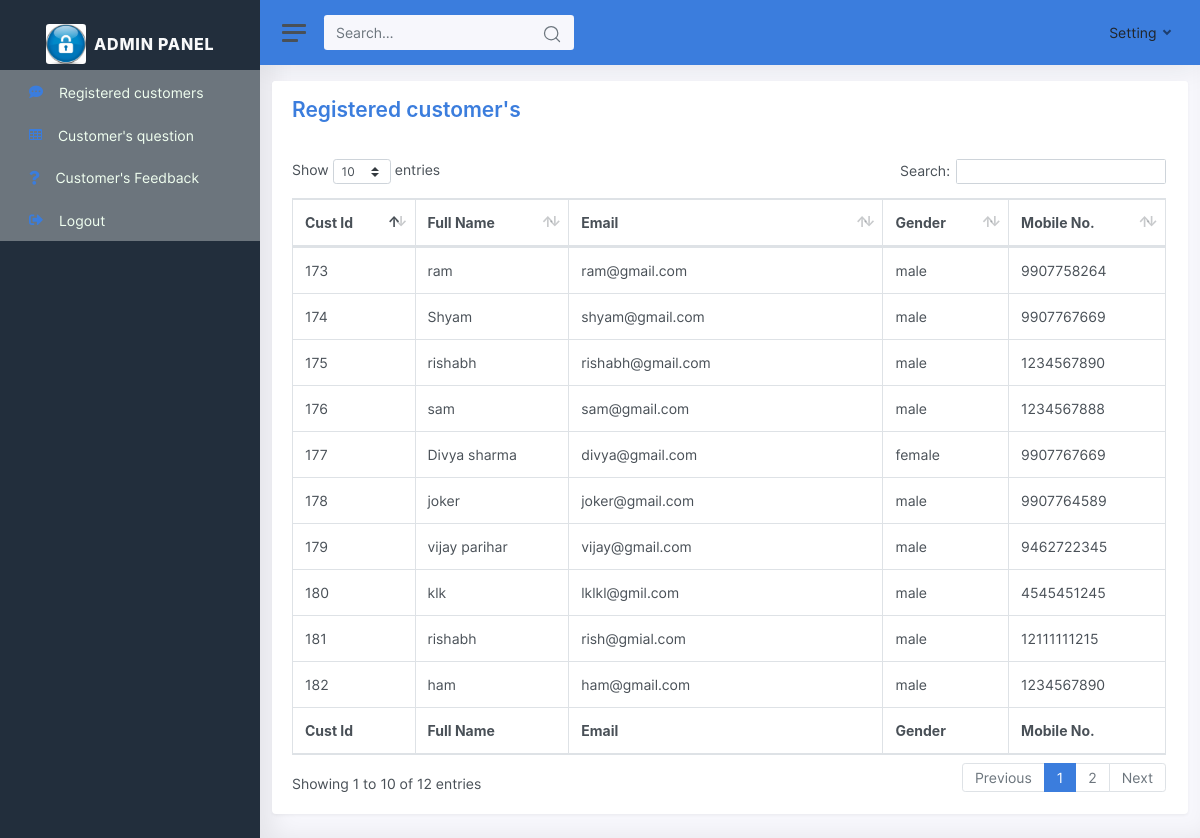
The page /admin/admin_panel.php (signed in) on the database its author committed.
### tables this page shows
CREATE TABLE `new_user` (
  `id` int(11) NOT NULL,
  `full_name` varchar(255) DEFAULT NULL,
  `email` varchar(255) DEFAULT NULL,
  `password` varchar(255) DEFAULT NULL,
  `confirm_password` varchar(255) NOT NULL,
  `mobile` varchar(255) NOT NULL,
  `gender` varchar(100) NOT NULL,
  `address` text NOT NULL,
  `image` varchar(255) DEFAULT NULL
);

### admin/admin_panel.php (called while the page is built)
<?php
include("register_customer.php");
?>

### admin/register_customer.php (the view, shortened to what this page needs)
<?php
include("admin_header.php");
$query = "SELECT * FROM new_user";
$result = mysqli_query($conn ,$query);
?>
<body id="page-top">
        <div class="container-fluid">
          <div class="card shadow mb-4 mt-3">
            <div class="card-header py-3">
              <h3 class="m-0 font-weight-bold text-primary">Registered customer's</h3>
            </div>
            <div class="card-body">
              <div class="table-responsive">
                <form >
                    <table class="table table-bordered" id="dataTable" width="100%" cellspacing="0">
                      <thead>
                        <tr>
                          <th>Cust Id</th>
                          <th>Full Name</th>
                          <th>Email</th>
                          <th>Gender</th>
                          <th>Mobile No.</th>
                        </tr>
                      </thead>
                      <tfoot>
                        <tr>
                          <th>Cust Id</th>
                          <th>Full Name</th>
                          <th>Email</th>
                          <th>Gender</th>
                          <th>Mobile No.</th>
                        </tr>
                      </tfoot>
                      <tbody>
                        <?php
                        while($data = mysqli_fetch_assoc($result))
                        {
                        ?>
                        <tr>
                          <td><?php echo $data['id']; ?></td>
                          <td><?php echo $data['full_name']; ?></td>
                          <td><?php echo $data['email']; ?></td>
                          <td><?php echo $data['gender']; ?></td>
                          <td><?php echo $data['mobile']; ?></td>
                        </tr>
                        <?php
                      }
                      ?>
                      </tbody>
                    </table>
              </form>
              </div>
            </div>
          </div>
        </div>
      </div>
    </div>
</body>

### rows shown on the page
new_user: id "173", full_name "ram", email "ram@gmail.com", gender "male", mobile "9907758264"
new_user: id "174", full_name "Shyam", email "shyam@gmail.com", gender "male", mobile "9907767669"
new_user: id "175", full_name "rishabh", email "rishabh@gmail.com", gender "male", mobile "1234567890"
new_user: id "176", full_name "sam", email "sam@gmail.com", gender "male", mobile "1234567888"
new_user: id "177", full_name "Divya sharma", email "divya@gmail.com", gender "female", mobile "9907767669"
new_user: id "178", full_name "joker", email "joker@gmail.com", gender "male", mobile "9907764589"
new_user: id "179", full_name "vijay parihar", email "vijay@gmail.com", gender "male", mobile "9462722345"
new_user: id "180", full_name "klk", email "lklkl@gmil.com", gender "male", mobile "4545451245"
new_user: id "181", full_name "rishabh", email "rish@gmial.com", gender "male", mobile "12111111215"
new_user: id "182", full_name "ham", email "ham@gmail.com", gender "male", mobile "1234567890"
